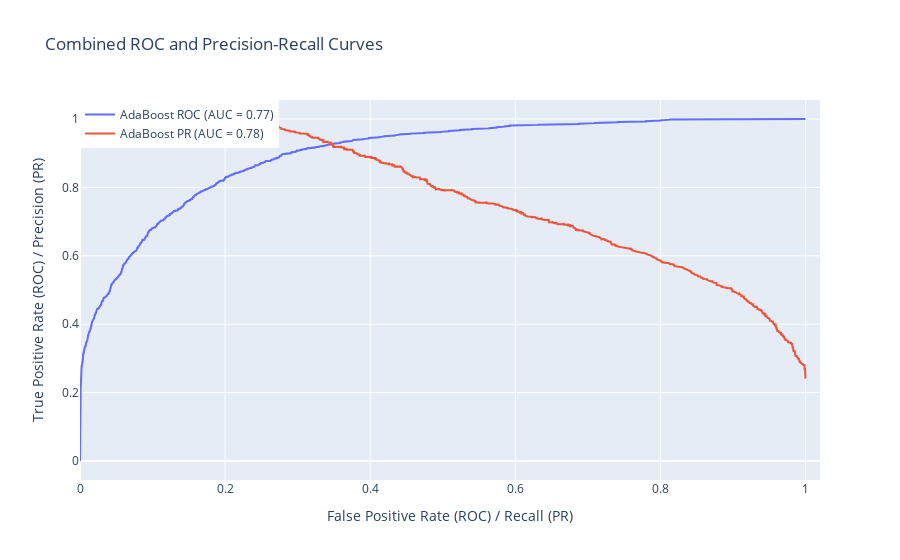

The notebook cell this image was saved under:
### Code cell
import plotly.graph_objects as go
from sklearn.metrics import roc_curve, auc, precision_recall_curve, roc_auc_score, precision_score

# Assuming you have fitted classifiers stored in estimator_list and their predictions in estimator_predictions
# names is a list of classifier names

# Define a function to plot both ROC and Precision-Recall curves in one diagram
def plot_combined_curves(y_true, estimator_predictions, fitted_estimators, classifier_names):
    """
    Plot both ROC and Precision-Recall curves for multiple classifiers in one interactive graph.

    Parameters:
    - y_true: array-like, true labels
    - estimator_predictions: list of predictions from classifiers
    - fitted_estimators: list of fitted classifiers
    - classifier_names: list of strings, names of the classifiers

    Returns:
    - none, only plots the combined ROC and Precision-Recall curves
    """
    fig = go.Figure()

    for estimator, classifier_name, predictions in zip(fitted_estimators, classifier_names, estimator_predictions):
        # Use predict_proba to get the predicted probabilities
        y_pred_proba = estimator.predict_proba(data_test)
        fpr, tpr, _ = roc_curve(y_true, y_pred_proba[:, 1])  # Use probabilities for the positive class
        roc_auc = roc_auc_score(y_true, predictions)

        # Precision-Recall curve
        precision, recall, _ = precision_recall_curve(y_true, y_pred_proba[:, 1])
        pr_auc = auc(recall, precision)

        # Plot ROC Curve
        fig.add_trace(go.Scatter(x=fpr, y=tpr, mode='lines', name=f'{classifier_name} ROC (AUC = {roc_auc:.2f})'))
        fig.update_xaxes(range=[0, 1.02])
        # Plot Precision-Recall Curve
        fig.add_trace(go.Scatter(x=recall, y=precision, mode='lines', name=f'{classifier_name} PR (AUC = {pr_auc:.2f})'))

    # Set layout
    fig.update_layout(
        xaxis_title='False Positive Rate (ROC) / Recall (PR)',
        yaxis_title='True Positive Rate (ROC) / Precision (PR)',
        title='Combined ROC and Precision-Recall Curves',
        legend=dict(x=0, y=1, traceorder='normal'),
        showlegend=True
    )

    # Show the interactive plot
    fig.show()

# Plot both ROC and Precision-Recall curves in one diagram
plot_combined_curves(target_test, estimator_predictions, estimator_list, names)

### Figure 1 — Plotly figure (JSON) as saved in the notebook; plotly's stock layout.template omitted (floating-point values rounded to 4 significant figures; data arrays with more than 128 entries replaced by an {"elided": "..."} marker saying what was removed)
{"data": [{"mode": "lines", "name": "AdaBoost ROC (AUC = 0.77)", "type": "scatter", "x": {"elided": "1372 float values"}, "y": {"elided": "1372 float values"}}, {"mode": "lines", "name": "AdaBoost PR (AUC = 0.78)", "type": "scatter", "x": {"elided": "6513 float values"}, "y": {"elided": "6513 float values"}}], "layout": {"legend": {"traceorder": "normal", "x": 0, "y": 1}, "showlegend": true, "title": {"text": "Combined ROC and Precision-Recall Curves"}, "xaxis": {"range": [0, 1.02], "title": {"text": "False Positive Rate (ROC) / Recall (PR)"}}, "yaxis": {"title": {"text": "True Positive Rate (ROC) / Precision (PR)"}}}}
